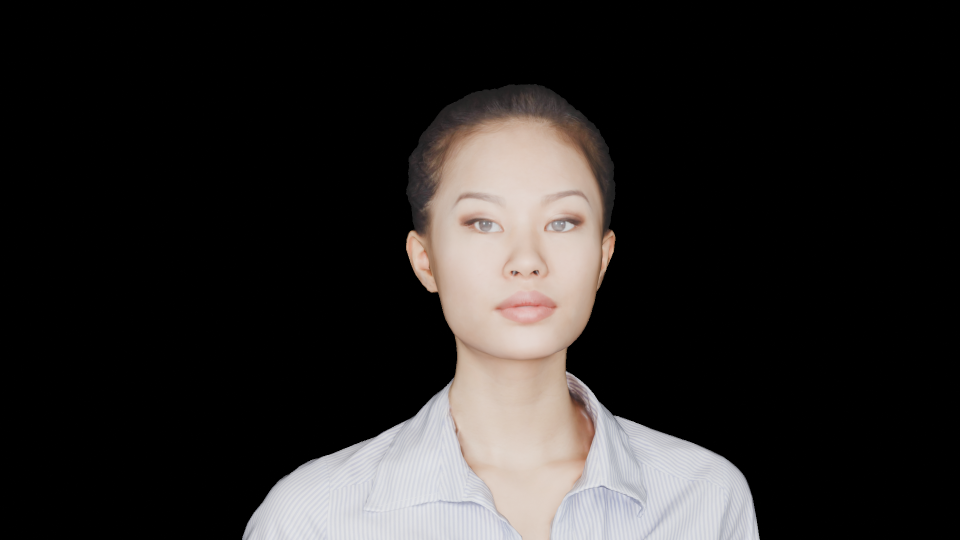
#> input picture 3dTo2d/left_view.png, 1920 x 1080 px, found by its file name (shown at 1/2 size)
$ python detect_holes.py
#> lines starting #> are read from the running program, lines starting #| are printed output that depends on the picture; after the words box and inside, x2 and y2 are one past the last pixel; in counts of white or black regions, pixels touching at a corner belong together
import cv2
import numpy as np
import matplotlib.pyplot as plt
import os

def detect_stereo_holes_optimized(left_img_path, right_img_path, output_dir="stereo_output"):

    # --- 1. 加载双目图像与Alpha通道 ---
    print("--- 1. 加载双目图像与Alpha通道 ---")

    # 关键修改 1: 读取左图，包含Alpha通道 (cv2.IMREAD_UNCHANGED)
    I_L_color = cv2.imread(left_img_path, cv2.IMREAD_UNCHANGED)
#> I_L_color is the input picture: shape (1080, 1920, 4); mean B, G, R, A 36.5, 37.6, 40.3, 52.4
    # 读取右图，灰度图 (不需要Alpha通道)
    I_R = cv2.imread(right_img_path, cv2.IMREAD_GRAYSCALE)
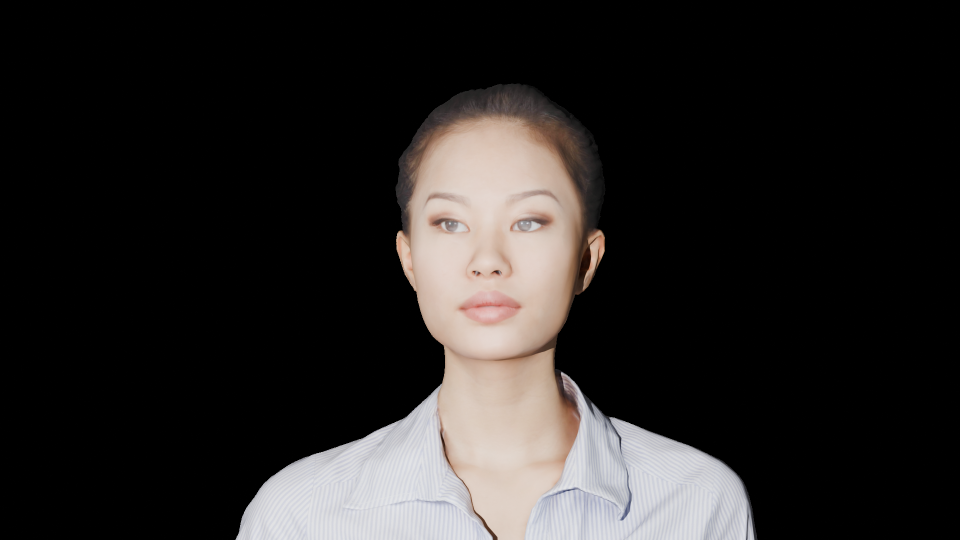
#> input picture 3dTo2d/right_view.png, 1920 x 1080 px, found by its file name (shown at 1/2 size)
#> I_R: shape (1080, 1920); min 0, max 230, mean 37.8

    if I_L_color is None or I_R is None:
        print("错误：无法加载指定的左右图像，使用OpenCV模拟数据。")
        I_L_color = cv2.imread(cv2.samples.findFile("starry_night.jpg"), cv2.IMREAD_UNCHANGED)
        I_R = cv2.imread(cv2.samples.findFile("box.png"), cv2.IMREAD_GRAYSCALE)
        if I_L_color is None or I_R is None:
            print("错误：无法加载图像，请检查路径。")
            return

    # 关键修改 2: 提取灰度图和前景掩膜
    if I_L_color.shape[2] == 4:
        # I_L_color 是 BGRA 格式
        I_L = cv2.cvtColor(I_L_color[:, :, 0:3], cv2.COLOR_BGR2GRAY)
        foreground_mask = I_L_color[:, :, 3] # Alpha 通道作为前景掩膜
    else:
        # 如果不是RGBA，则视为普通灰度图，前景掩膜全为255
        I_L = cv2.cvtColor(I_L_color, cv2.COLOR_BGR2GRAY)
        foreground_mask = np.full(I_L.shape, 255, dtype=np.uint8)

    # 确保 I_R 和 I_L 尺寸一致
    if I_L.shape != I_R.shape:
        I_R = cv2.resize(I_R, (I_L.shape[1], I_L.shape[0]), interpolation=cv2.INTER_AREA)

    H, W = I_L.shape
#> H = 1080; W = 1920
    print(f"图像尺寸：{W} x {H}")
#| 图像尺寸：1920 x 1080

    # --- 2. 计算左-右视差 (SGBM) ---
    print("\n--- 2. 计算左-右视差 (SGBM) ---")
    num_disp = 128
    block_size = 5

    # 关键修改 3: 增大 P1 和 P2 提高平滑性，减少物体内部空洞
    P1_new = 16 * 1 * block_size**2 # 从 8 增加到 16
    P2_new = 64 * 1 * block_size**2 # 从 32 增加到 64

    stereo = cv2.StereoSGBM_create(
        minDisparity=0,
        numDisparities=num_disp,
        blockSize=block_size,
        P1=P1_new,
        P2=P2_new,
        mode=cv2.STEREO_SGBM_MODE_SGBM_3WAY
    )

    d_L = stereo.compute(I_L, I_R).astype(np.float32) / 16.0
    d_R = stereo.compute(I_R, I_L).astype(np.float32) / 16.0

    SGBM_INVALID = (0 - 1) * 16 / 16.0

    print("视差计算完成。")

    # --- 3. L-R 一致性检测（向量化实现） ---
    print("\n--- 3. L-R 一致性检测（真实空洞检测 - 优化）---")

    # 关键修改 4: 提高阈值，容忍主体内部的微小视差不一致
    threshold = 100.0

    hole_mask = np.zeros_like(d_L, dtype=np.uint8)
    invalid_disp_mask = (d_L <= SGBM_INVALID)
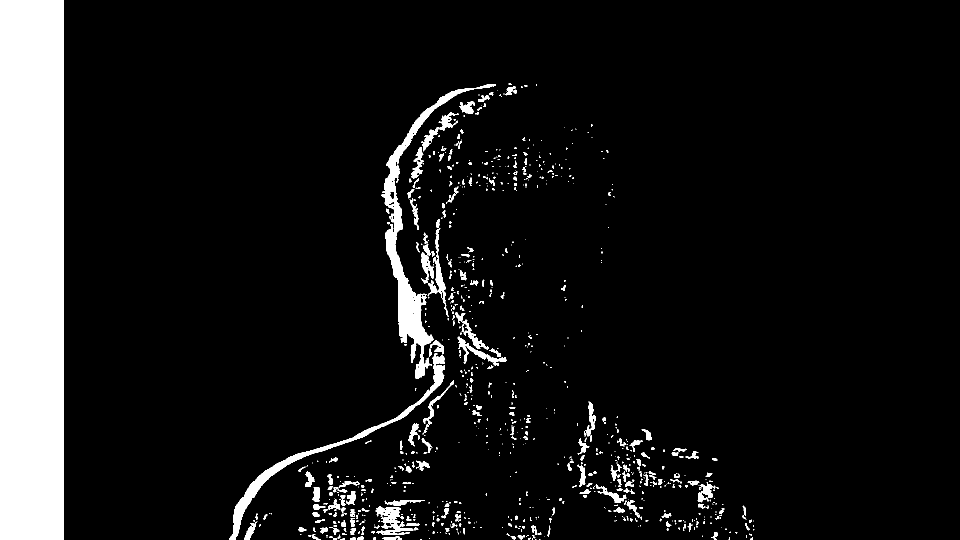
#> invalid_disp_mask: shape (1080, 1920) bool (shown at 1/2 size); 9.2% white; 899 white regions (626 under 20 px), largest, box (x1, y1, x2, y2) and area: (0, 0, 128, 1080) 138240, (763, 168, 992, 758) 14120, (458, 706, 890, 1080) 7009
    x_coords = np.arange(W).reshape(1, W)
    xr_map = (x_coords - d_L).astype(np.int32)
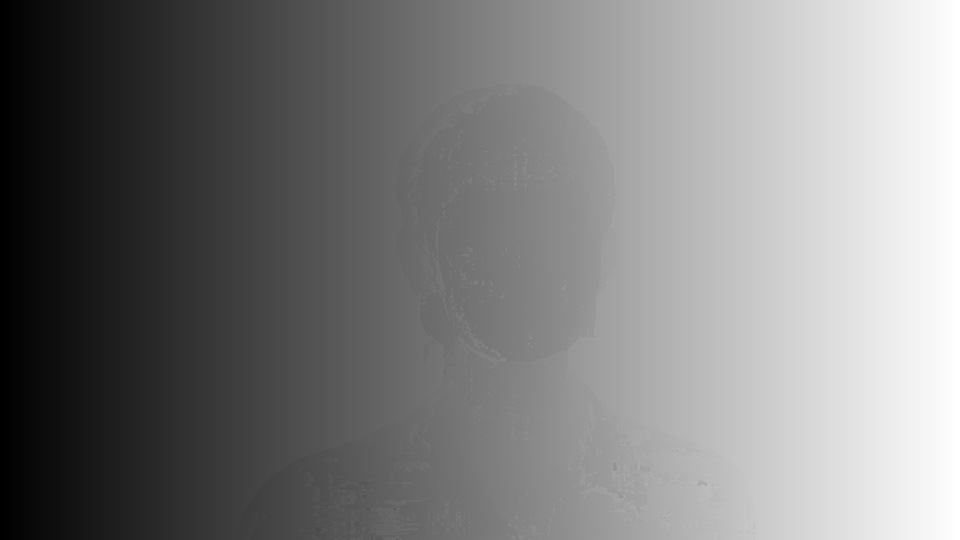
#> xr_map: shape (1080, 1920) int32 (shown at 1/2 size); min 1, max 1919, mean 950.6; drawn with min black and max white
    boundary_mask = (xr_map < 0) | (xr_map >= W)
#> boundary_mask: shape (1080, 1920) bool; every value is 0
    xr_safe = np.clip(xr_map, 0, W - 1)
    dr_map = np.take_along_axis(d_R, xr_safe, axis=1)
    consistency_mask = np.abs(d_L - dr_map) > threshold
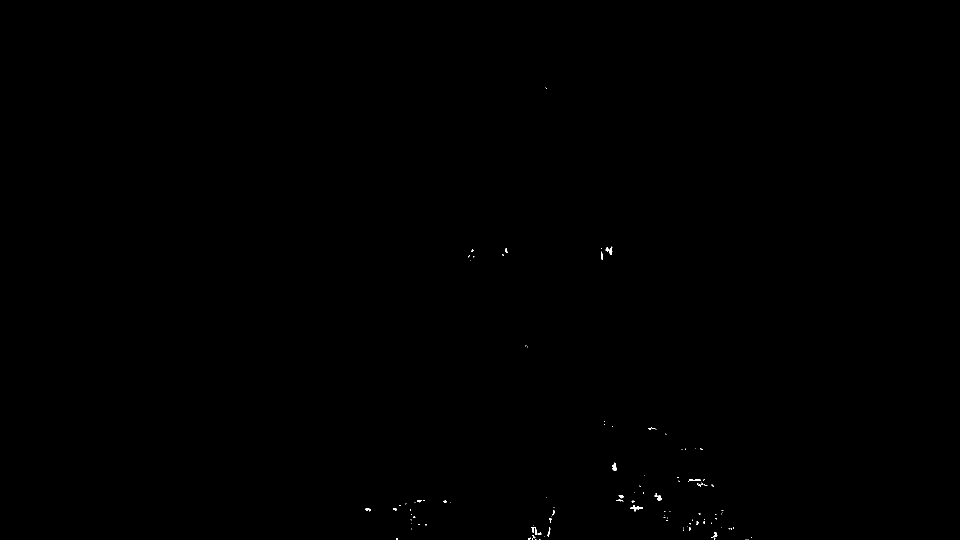
#> consistency_mask: shape (1080, 1920) bool (shown at 1/2 size); 0.07% white; 105 white regions (84 under 20 px), largest, box (x1, y1, x2, y2) and area: (1261, 1010, 1285, 1023) 110, (1063, 1054, 1083, 1070) 106, (1225, 925, 1234, 942) 95

    final_hole_mask = invalid_disp_mask | boundary_mask | consistency_mask

    # 关键修改 5: 应用前景掩膜，只在前景区域标记空洞
    # foreground_mask != 0 表示前景区域 (Alpha > 0)
    hole_mask[final_hole_mask & (foreground_mask != 0)] = 255

    # 关键修改 6: 基于前景面积计算空洞比例
    foreground_area = np.sum(foreground_mask != 0)
#> foreground_area = 429239
    if foreground_area > 0:
        hole_percentage = np.sum(hole_mask == 255) / foreground_area * 100
#> hole_percentage = 7.43
        print(f"前景区域空洞像素比例：{hole_percentage:.2f}%")
#| 前景区域空洞像素比例：7.43%
    else:
        hole_percentage = np.sum(hole_mask == 255) / (H*W) * 100
        print(f"图像总空洞像素比例：{hole_percentage:.2f}% (前景面积为零)")


    # ===================================================
    # --- 4. 结果生成、保存与可视化 ---
    # ===================================================

    # 1. 准备可视化数据
    disp_vis = cv2.normalize(d_L, None, alpha=0, beta=255, norm_type=cv2.NORM_MINMAX)
    disp_vis = np.uint8(disp_vis)
    disp_color = cv2.applyColorMap(disp_vis, cv2.COLORMAP_JET)
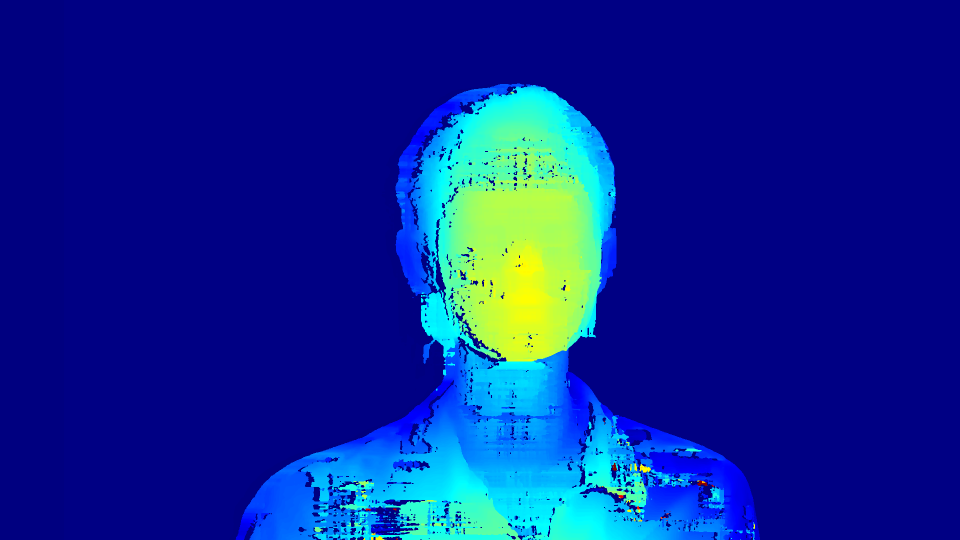
#> disp_color: shape (1080, 1920, 3) (shown at 1/2 size); mean B, G, R 146.8, 36.7, 9.8

    # 2. 空洞叠加图
    I_color_holes = cv2.cvtColor(I_L, cv2.COLOR_GRAY2BGR)
    I_color_holes[hole_mask == 255] = [0, 0, 255] # 红色标记空洞
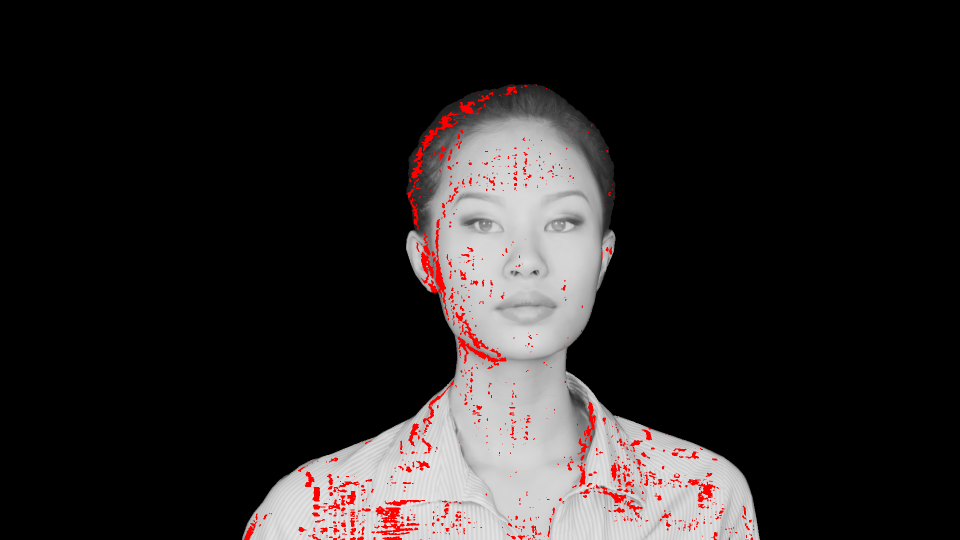
#> I_color_holes: shape (1080, 1920, 3) (shown at 1/2 size); mean B, G, R 35.5, 35.5, 39.4

    # 3. 空洞掩膜 (转换为BGR，用于Matplotlib显示)
    hole_mask_bgr = cv2.cvtColor(hole_mask, cv2.COLOR_GRAY2BGR)
#> hole_mask_bgr: shape (1080, 1920, 3); 1.5% white; 893 white regions (623 under 20 px), largest, box (x1, y1, x2, y2) and area: (856, 438, 897, 634) 1504, (915, 673, 1013, 731) 1094, (843, 224, 918, 303) 1046

    # --- 创建 $2 \times 2$ 综合图 ---
    os.makedirs(output_dir, exist_ok=True)

    fig, axes = plt.subplots(2, 2, figsize=(15, 10))
    plt.suptitle(f"Stereo Hole Detection Analysis (W={W}, H={H})", fontsize=16)

    # 1. 左视图 (GT 源)
    axes[0, 0].imshow(I_L, cmap="gray")
    axes[0, 0].set_title("A. Original Left Image (Grayscale)")
    axes[0, 0].axis("off")

    # 2. 视差图 (彩色)
    axes[0, 1].imshow(cv2.cvtColor(disp_color, cv2.COLOR_BGR2RGB))
    axes[0, 1].set_title("B. Disparity Map")
    axes[0, 1].axis("off")

    # 3. 空洞掩膜 (二值图)
    axes[1, 0].imshow(hole_mask_bgr)
    axes[1, 0].set_title("C. Hole Mask (Binary - Foreground Only)")
    axes[1, 0].axis("off")

    # 4. 空洞检测结果 (叠加在左图上)
    axes[1, 1].imshow(cv2.cvtColor(I_color_holes, cv2.COLOR_BGR2RGB))
    axes[1, 1].set_title(f"D. Detected Holes (Red, {hole_percentage:.2f}% of Foreground)")
    axes[1, 1].axis("off")

    plt.tight_layout(rect=[0, 0.03, 1, 0.98]) #左-上-右-下边距，范围0～1

    # --- 保存综合图 ---
    output_path = os.path.join(output_dir, "Stereo_Analysis_Composite_Result_Optimized.png")
    plt.savefig(output_path, dpi=300)
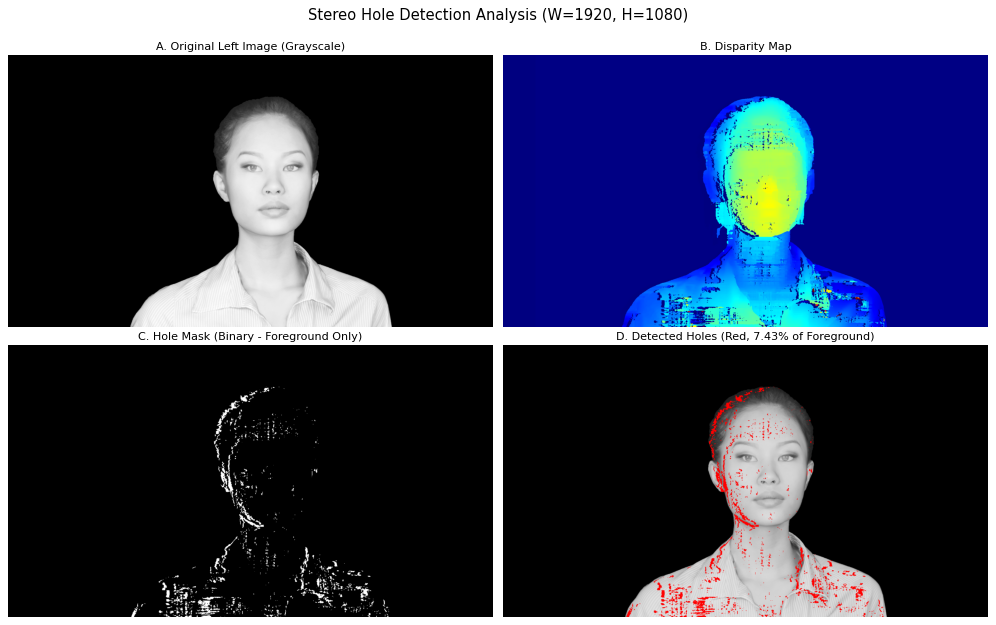
#> figure drawn by matplotlib, 4 panels
    print(f"\n已成功保存综合结果图至: {output_path}")

    # plt.show() # 显示窗口

if __name__ == "__main__":
    # 定义输出目录
    OUTPUT_DIRECTORY = "/Users/yjy/Desktop/3DView/Zhan/depth_warp_vs/3dTo2d/"

    # 请替换成你自己的左右视图路径
    LEFT_PATH = "/Users/yjy/Desktop/3DView/Zhan/depth_warp_vs/3dTo2d/left_view.png"
    RIGHT_PATH = "/Users/yjy/Desktop/3DView/Zhan/depth_warp_vs/3dTo2d/right_view.png"

    detect_stereo_holes_optimized(LEFT_PATH, RIGHT_PATH, OUTPUT_DIRECTORY)
